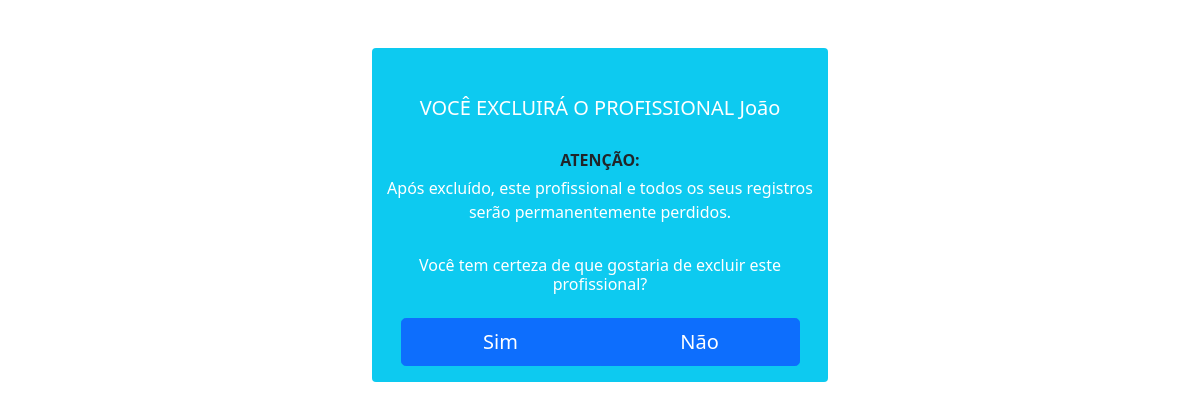
Before: /corretores/excluir/1/ (signed in) with the older database file.
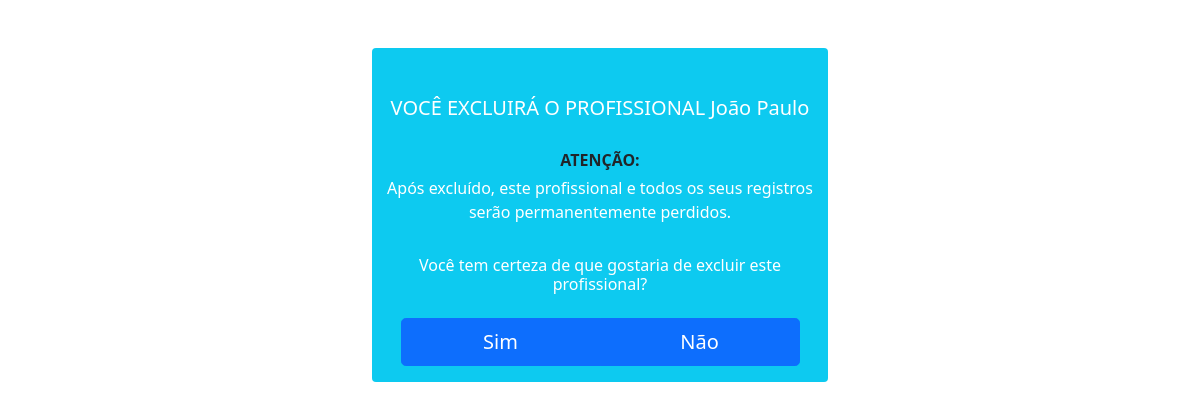
After: the same page with the newer database file.
### corretores/models.py (models this page shows, shortened)
class Corretor(models.Model):
    usuario = models.ForeignKey(User, on_delete=models.CASCADE)
    setor = models.ForeignKey(Setor, on_delete=models.CASCADE)
    nome = models.CharField(max_length=30, default='Imobiliária')
    class Meta:
        db_table = 'tb_corretores'

### corretores/views.py (the view)
# urls.py: path('excluir/<int:corretor_id>/', views.excluir_corretores, name='excluir_corretores'),
def excluir_corretores(request, corretor_id):
    if request.method == 'GET':
        corretor = get_object_or_404(Corretor, pk=corretor_id)
        setores_cadastrados = request.user.setor_set.all()
        context = {
            'corretor': corretor,
            'setores_cadastrados': setores_cadastrados
        }
        return render(request, 'excluir_corretores/excluir_corretores.html', context=context)
    elif request.method == 'POST':
        corretor_excluido = Corretor.objects.filter(id=corretor_id).delete()
        return render(request, 'excluir_corretores/sucesso_excluir_corretores.html')

### corretores/templates/excluir_corretores/excluir_corretores.html (shortened to what this page needs)
{% extends 'base.html' %}
{% block content %}
    <div class="container mt-5" style="max-width: 480px">
            <div class="rounded bg-info text-white">
                <div class="row mt-3">
                    <div class="col align-self-center text-center mt-5 mb-3">
                        <h5>VOCÊ EXCLUIRÁ O PROFISSIONAL {{ corretor.nome }}</h5>
                    </div>
                </div>
                <form action="" method="POST">
                    <div class="row mt-1 mb-1">
                        <div class="col align-self-center text-center">
                            <strong class="text-dark">ATENÇÃO: </strong>
                        </div>
                    </div>
                    <div class="row mt-1 mb-3">
                        <div class="col align-self-center text-center">
                            <p>Após excluído, este profissional e todos os seus registros serão permanentemente perdidos.</p>
                        </div>
                    </div>
                    <div class="row mt-1 mb-3">
                        <div class="col align-self-center text-center">
                            <h6>Você tem certeza de que gostaria de excluir este profissional?</h6>
                        </div>
                    </div>
                    <div class="row">
                        <div class="col align-self-center text-center">
                            <div class="btn-group btn-group-lg mb-3">
                                <button class="btn btn-primary" type="submit" style="width: 200px">Sim</button>
                                <a href="{% url 'corretores:index_corretores' %}" class="btn btn-primary" style="width: 200px">Não</a>
                            </div>
                        </div>
                    </div>
                </form>
            </div>
    </div>
{% endblock %}

Changed rows visible on the page:
changed Corretor: nome "João" → "João Paulo"
